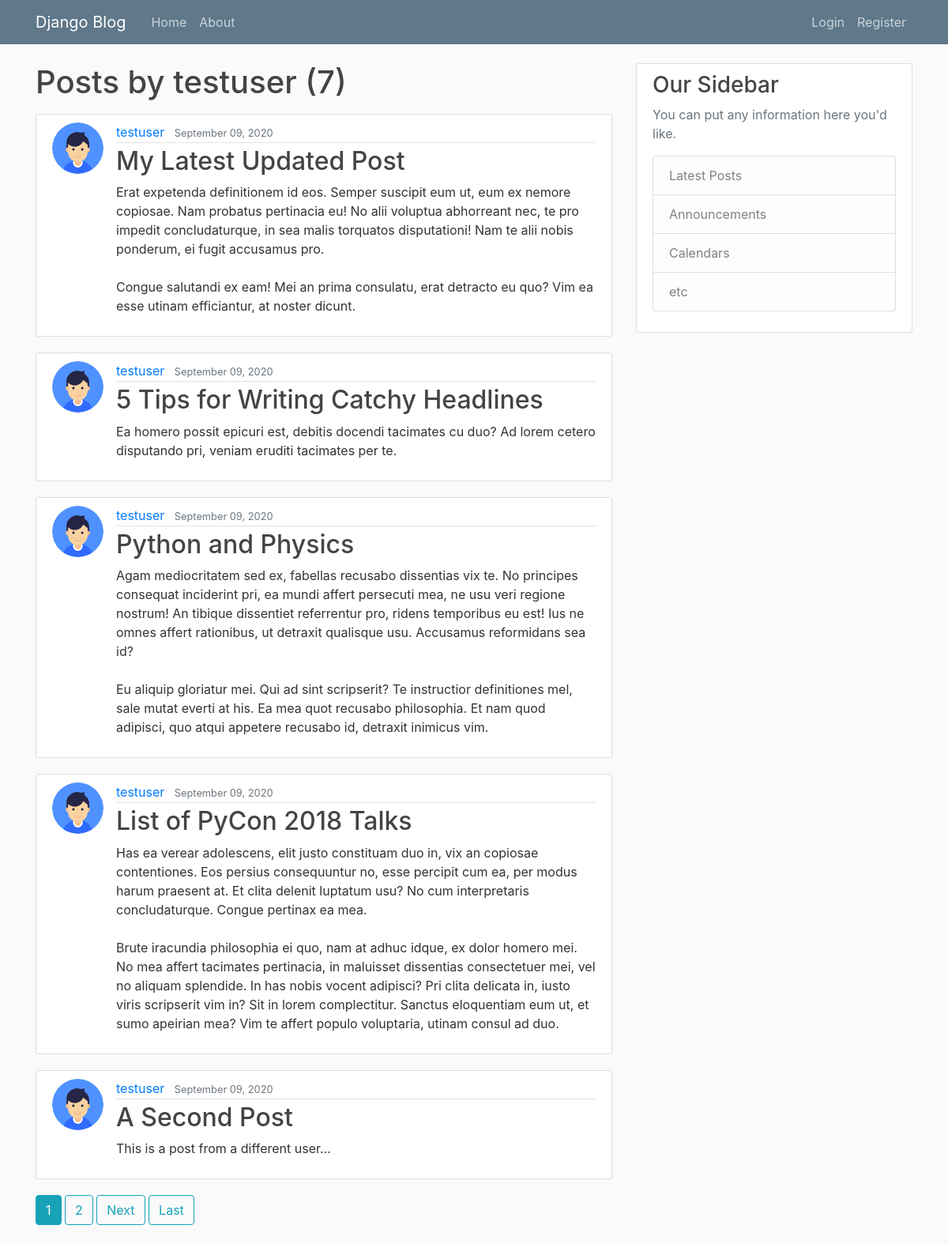
/user/testuser/, run on the app's committed database.
### blog/models.py (models this page shows, shortened)
class Post(models.Model):
	title = models.CharField(max_length=100)
	content = models.TextField()
	date_posted = models.DateTimeField(default=timezone.now)
	author = models.ForeignKey(User, on_delete = models.CASCADE)

### users/models.py (models this page shows, shortened)
class UserProfile(models.Model):
	user = models.OneToOneField(User, on_delete=models.CASCADE)
	image = models.ImageField(default='user.png', upload_to='profile_pic')

### blog/views.py (the view)
# urls.py: path('user/<str:username>/', UserPostListView.as_view(), name='user-posts'),
class UserPostListView(ListView):
    model = Post
    template_name = 'blog/user_posts.html'  # <app>/<model>_<viewtype>.html
    context_object_name = 'posts'
    paginate_by = 5
    def get_queryset(self):
        user = get_object_or_404(User, username=self.kwargs.get('username'))
        return Post.objects.filter(author=user).order_by('-date_posted')

### blog/templates/blog/user_posts.html (shortened to what this page needs)
{% extends "blog/base.html" %}
{% block body %}
    <h1 class="mb-3">Posts by {{ view.kwargs.username }} ({{ page_obj.paginator.count }})</h1>
    {% for post in posts %}
        <article class="media content-section">
          <img class="rounded-circle article-img" src="{{ post.author.userprofile.image.url }}">
          <div class="media-body">
            <div class="article-metadata">
              <a class="mr-2" href="{% url 'user-posts' post.author.username %}">{{ post.author }}</a>
              <small class="text-muted">{{ post.date_posted|date:"F d, Y" }}</small>
            </div>
            <h2><a class="article-title" href="{% url 'post-detail' post.id %}">{{ post.title }}</a></h2>
            <p class="article-content">{{ post.content }}</p>
          </div>
        </article>
    {% endfor %}
    {% if is_paginated %}
      {% for num in page_obj.paginator.page_range %}
        {% if page_obj.number == num %}
          <a class="btn btn-info mb-4" href="?page={{ num }}">{{ num }}</a>
        {% elif num > page_obj.number|add:'-3' and num < page_obj.number|add:'3' %}
          <a class="btn btn-outline-info mb-4" href="?page={{ num }}">{{ num }}</a>
        {% endif %}
      {% endfor %}
      {% if page_obj.has_next %}
        <a class="btn btn-outline-info mb-4" href="?page={{ page_obj.next_page_number }}">Next</a>
        <a class="btn btn-outline-info mb-4" href="?page={{ page_obj.paginator.num_pages }}">Last</a>
      {% endif %}
    {% endif %}
{% endblock body %}

### blog/templates/blog/base.html (shortened to what this page needs)
{% load static %}
<!doctype html>
<html lang="en">
  <head>
    <link rel="stylesheet" href="https://maxcdn.bootstrapcdn.com/bootstrap/4.0.0/css/bootstrap.min.css">
    <link rel="stylesheet" type="text/css" href="{% static 'blog/main.css' %}">
  </head>
  <body>
    <header class="site-header">
      <nav class="navbar navbar-expand-md navbar-dark bg-steel fixed-top">
        <div class="container">
          <a class="navbar-brand mr-4" href="{% url 'blog-home' %}">Django Blog</a>
          <div class="collapse navbar-collapse" id="navbarToggle">
            <div class="navbar-nav mr-auto">
              <a class="nav-item nav-link" href="{% url 'blog-home'%}">Home</a>
              <a class="nav-item nav-link" href="{% url 'blog-about' %}">About</a>
            </div>
            <div class="navbar-nav">
              {% if user.is_authenticated %}
                <a class="nav-item nav-link" href="{% url 'post-create' %}">New Post</a>
                <a class="nav-item nav-link" href="{% url 'profile' %}">Profile</a>
                 <a class="nav-item nav-link" href="{% url 'logout' %}">Logout</a>
              {% else %}
                <a class="nav-item nav-link" href="{% url 'login' %}">Login</a>
                <a class="nav-item nav-link" href="{% url 'register' %}">Register</a>
              {% endif %}
            </div>
          </div>
        </div>
      </nav>
    </header>
    <main role="main" class="container">
      <div class="row">
        <div class="col-md-8">
          {% block body %}{% endblock body %}
        </div>
        <div class="col-md-4">
          <div class="content-section">
            <h3>Our Sidebar</h3>
            <p class='text-muted'>You can put any information here you'd like.
              <ul class="list-group">
                <li class="list-group-item list-group-item-light">Latest Posts</li>
                <li class="list-group-item list-group-item-light">Announcements</li>
                <li class="list-group-item list-group-item-light">Calendars</li>
                <li class="list-group-item list-group-item-light">etc</li>
              </ul>
            </p>
          </div>
        </div>
      </div>
    </main>
  </body>
</html>

### blog/static/blog/main.css (style rules this page uses)
body { background: #fafafa; color: #333333; margin-top: 5rem; }
h1, h2, h3, h4, h5, h6 { color: #444444; }
ul { margin: 0; }
.bg-steel { background-color: #5f788a; }
.site-header .navbar-nav .nav-link { color: #cbd5db; }
.content-section { background: #ffffff; padding: 10px 20px; border: 1px solid #dddddd; border-radius: 3px; margin-bottom: 20px; }
.article-title { color: #444444; }
.article-content { white-space: pre-line; }
.article-img { height: 65px; width: 65px; margin-right: 16px; }
.article-metadata { padding-bottom: 1px; margin-bottom: 4px; border-bottom: 1px solid #e3e3e3 }

### data on the page
Post: author.userprofile.image (picture), author "testuser", date_posted "September 09, 2020", title "My Latest Updated Post", content "Erat expetenda definitionem id eos. Semper suscipit eum ut, eum ex nemore copiosae. Nam probatus pertinacia eu! No alii voluptua abhorreant nec, te pro impedit concludaturque, in sea malis torquatos disputationi! Nam te alii nobis ponderum, ei fugit accusamus pro. Congue salutandi ex eam! Mei an prima consulatu, erat detracto eu quo? Vim ea esse utinam efficiantur, at noster dicunt."
Post: author.userprofile.image (picture), author "testuser", date_posted "September 09, 2020", title "5 Tips for Writing Catchy Headlines", content "Ea homero possit epicuri est, debitis docendi tacimates cu duo? Ad lorem cetero disputando pri, veniam eruditi tacimates per te."
Post: author.userprofile.image (picture), author "testuser", date_posted "September 09, 2020", title "Python and Physics", content "Agam mediocritatem sed ex, fabellas recusabo dissentias vix te. No principes consequat inciderint pri, ea mundi affert persecuti mea, ne usu veri regione nostrum! An tibique dissentiet referrentur pro, ridens temporibus eu est! Ius ne omnes affert rationibus, ut detraxit qualisque usu. Accusamus reformidans sea id? Eu aliquip gloriatur mei. Qui ad sint scripserit? Te instructior definitiones mel, sale mutat everti at his. Ea mea quot recusabo philosophia. Et nam quod adipisci, quo atqui appetere recusabo id, detraxit inimicus vim."
Post: author.userprofile.image (picture), author "testuser", date_posted "September 09, 2020", title "List of PyCon 2018 Talks", content "Has ea verear adolescens, elit justo constituam duo in, vix an copiosae contentiones. Eos persius consequuntur no, esse percipit cum ea, per modus harum praesent at. Et clita delenit luptatum usu? No cum interpretaris concludaturque. Congue pertinax ea mea. Brute iracundia philosophia ei quo, nam at adhuc idque, ex dolor homero mei. No mea affert tacimates pertinacia, in maluisset dissentias consectetuer mei, vel no aliquam splendide. In has nobis vocent adipisci? Pri clita delicata in, iusto viris scripserit vim in? Sit in lorem complectitur. Sanctus eloquentiam eum ut, et sumo apeirian mea? Vim te affert populo voluptaria, utinam consul ad duo."
Post: author.userprofile.image (picture), author "testuser", date_posted "September 09, 2020", title "A Second Post", content "This is a post from a different user..."

### other printed values
{{ view.kwargs.username }} "testuser"
{{ page_obj.paginator.count }} "7"
{{ num }} "1"
{{ num }} "2"
